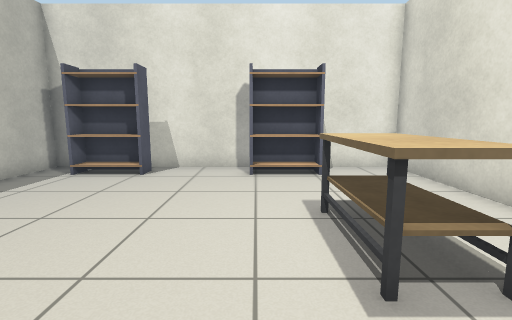
[1] (above)

19 first-person views from a walk through a Gazebo world. The camera is 0.9 m above the floor, tilts 8° down and sees 85° across. Floor lines are 1 m apart. The floor is counted in squares, 0.5 m on a side. Each view is taken from the middle of a square. On the plan, view 1 faces up. The plan holds only what a view shows up to about 15 squares ahead; the rest is blank. Simple shapes stand in for some stock models.

[2]
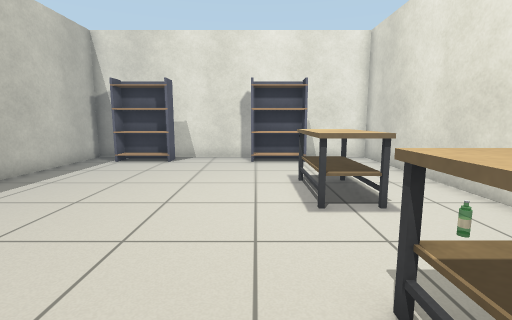

[3]
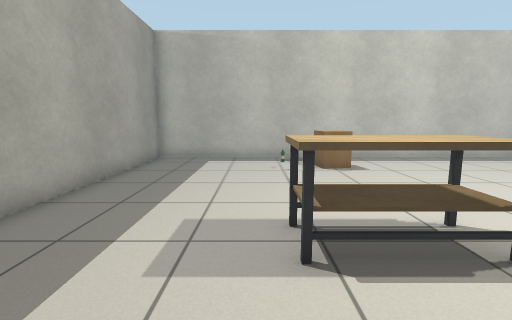

[4]
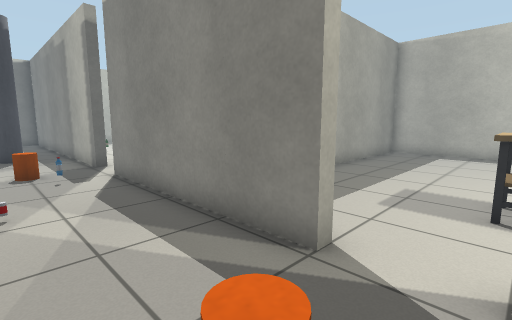

[5]
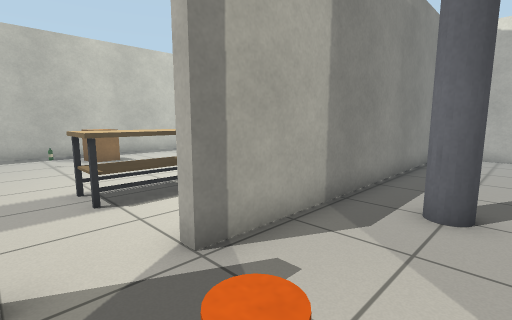

[6]
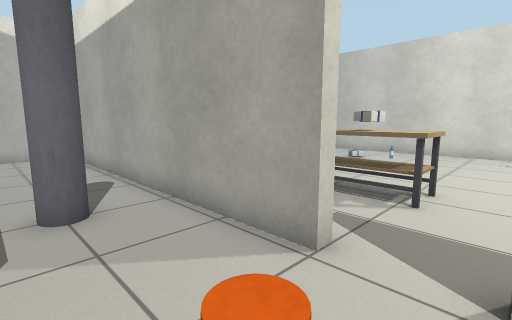

[7]
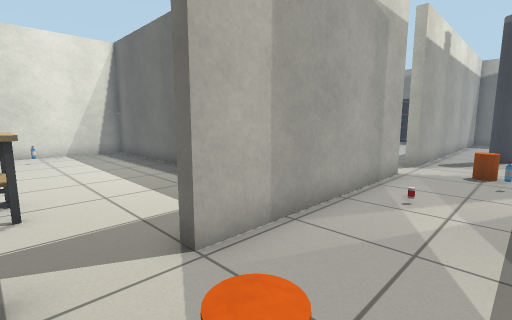

[8]
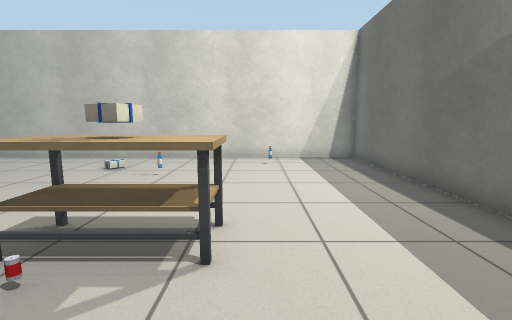

[9]
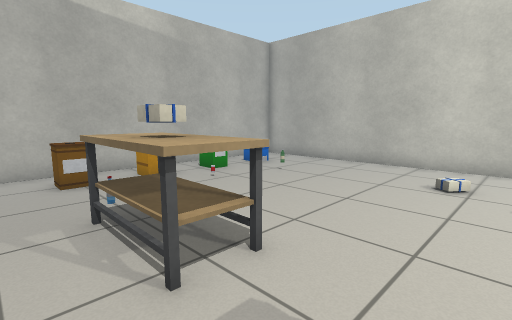

[10]
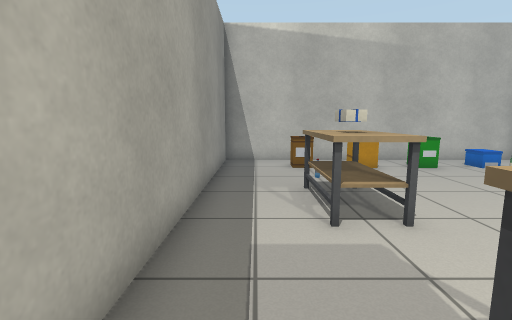

[11]
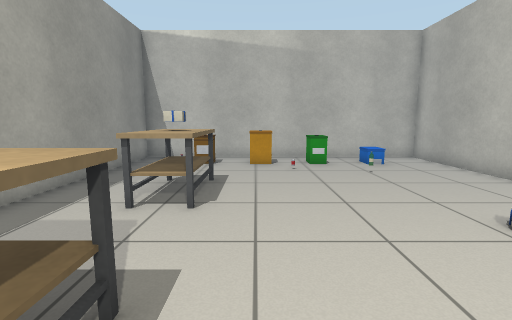

[12]
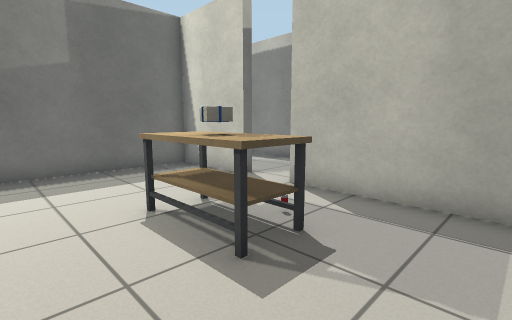

[13]
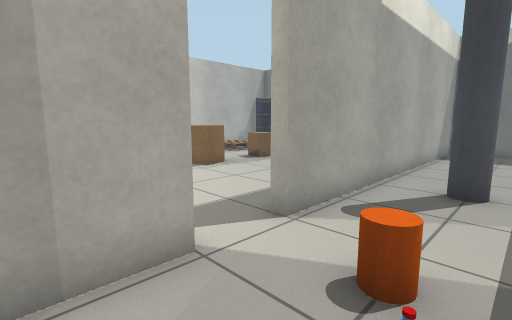

[14]
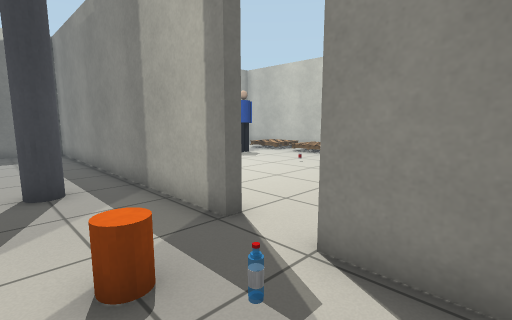

[15]
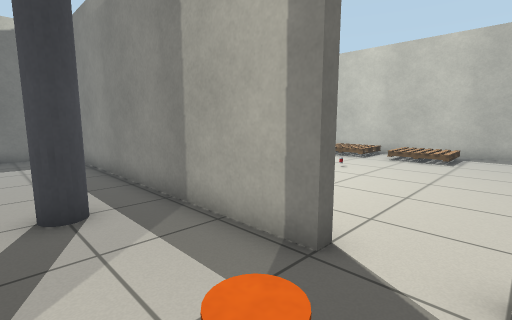

[16]
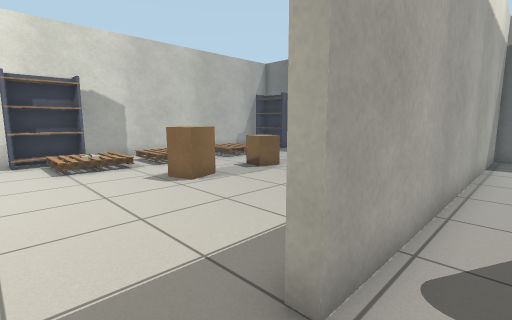

[17]
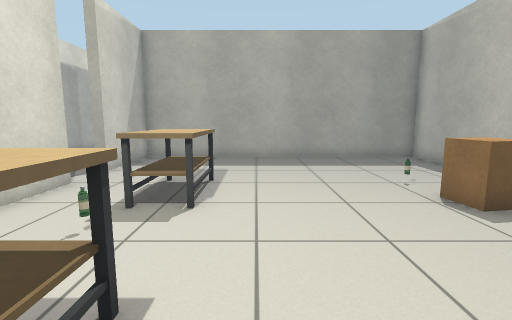

[18]
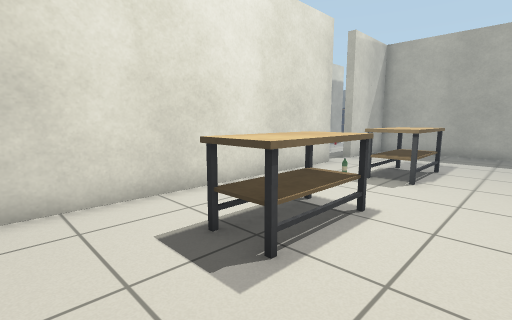

[19]
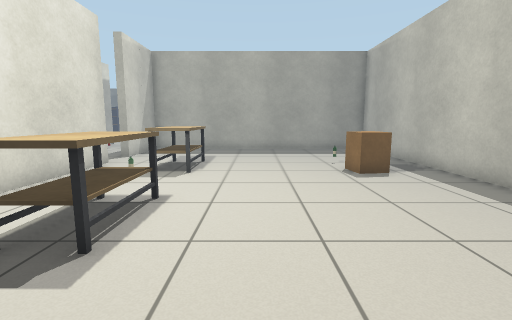

### Floor plan
Ten units are one square. View 1 is at (0, 0); x grows to the right and y downward. Boxes are objects, and circles mark ways between rooms. Rooms are numbered by the first view taken in them; rooms with no view inside come last. Other rooms are left out.
<svg viewBox="-83 -113 326 407">
<path fill="none" stroke="#000" d="M54 30 54 -108 -78 -108 -78 88 54 88 54 50M102 131 102 50M54 50 58 50 58 130M102 30 102 -86M54 150 58 150 58 289M58 -86 58 30 54 30M74 288 102 288 102 150M86 -108 74 -108M102 50 106 50 106 88 238 88 238 -108 106 -108 106 30 102 30"/>
<rect x="-65" y="-5" width="30" height="30" fill="#bbb"><title>brown box</title></rect>
<rect x="-65" y="-105" width="30" height="20" fill="#bbb"><title>shelf</title></rect>
<rect x="-45" y="25" width="10" height="10" fill="#bbb"><title>other object</title></rect>
<rect x="-5" y="-105" width="30" height="20" fill="#bbb"><title>shelf</title></rect>
<rect x="5" y="-5" width="30" height="40" fill="#bbb"><title>table</title></rect>
<rect x="5" y="-65" width="30" height="40" fill="#bbb"><title>table</title></rect>
<rect x="25" y="-15" width="10" height="10" fill="#bbb"><title>bottle</title></rect>
<rect x="65" y="125" width="10" height="10" fill="#bbb"><title>bottle</title></rect>
<rect x="75" y="185" width="10" height="10" fill="#bbb"><title>pillar</title></rect>
<rect x="75" y="135" width="10" height="10" fill="#bbb"><title>orange cylinder</title></rect>
<rect x="75" y="35" width="10" height="10" fill="#bbb"><title>orange cylinder</title></rect>
<rect x="75" y="-15" width="10" height="10" fill="#bbb"><title>pillar</title></rect>
<rect x="85" y="95" width="10" height="10" fill="#bbb"><title>other object</title></rect>
<rect x="125" y="-5" width="30" height="40" fill="#bbb"><title>table</title></rect>
<rect x="125" y="5" width="10" height="10" fill="#bbb"><title>drink can</title></rect>
<rect x="125" y="-55" width="30" height="30" fill="#bbb"><title>table</title></rect>
<rect x="125" y="-95" width="20" height="10" fill="#bbb"><title>bin</title></rect>
<rect x="135" y="-65" width="10" height="10" fill="#bbb"><title>other object</title></rect>
<rect x="155" y="-95" width="20" height="10" fill="#bbb"><title>bin</title></rect>
<rect x="165" y="-75" width="10" height="10" fill="#bbb"><title>other object</title></rect>
<rect x="175" y="-95" width="20" height="10" fill="#bbb"><title>bin</title></rect>
<rect x="185" y="5" width="10" height="10" fill="#bbb"><title>other object</title></rect>
<rect x="195" y="-75" width="10" height="10" fill="#bbb"><title>other object</title></rect>
<rect x="205" y="-15" width="10" height="10" fill="#bbb"><title>other object</title></rect>
<rect x="205" y="-95" width="10" height="10" fill="#bbb"><title>bin</title></rect>
<rect x="215" y="45" width="10" height="10" fill="#bbb"><title>other object</title></rect>
<circle cx="55" cy="40" r="3" fill="#2a7"/>
<circle cx="105" cy="40" r="3" fill="#2a7"/>
<text x="-20" y="-10">1</text>
<text x="80" y="90">2</text>
<text x="170" y="-10">3</text>
</svg>
Room 1 opens to room 2. Room 2 opens to room 3.

Where each view was taken, in squares from view 1:
view 1: 0 up, 0 right, facing up
view 2: 3 down, 0 right, facing up
view 3: 4 down, 6 right, facing left
view 4: 3 down, 9 right, facing down-left
view 5: 5 down, 9 right, facing up-left
view 6: 5 down, 7 right, facing up-right
view 7: 3 down, 7 right, facing down-right
view 8: 4 down, 10 right, facing right
view 9: 0 up, 12 right, facing up-right
view 10: 2 down, 12 right, facing up
view 11: 3 down, 16 right, facing up
view 12: 2 up, 17 right, facing down-left
view 13: 11 down, 7 right, facing down-right
view 14: 11 down, 9 right, facing down-left
view 15: 13 down, 9 right, facing down-left
view 16: 13 down, 9 right, facing down-right
view 17: 5 up, 0 right, facing down
view 18: 8 up, 1 left, facing down-right
view 19: 9 up, 1 left, facing down
